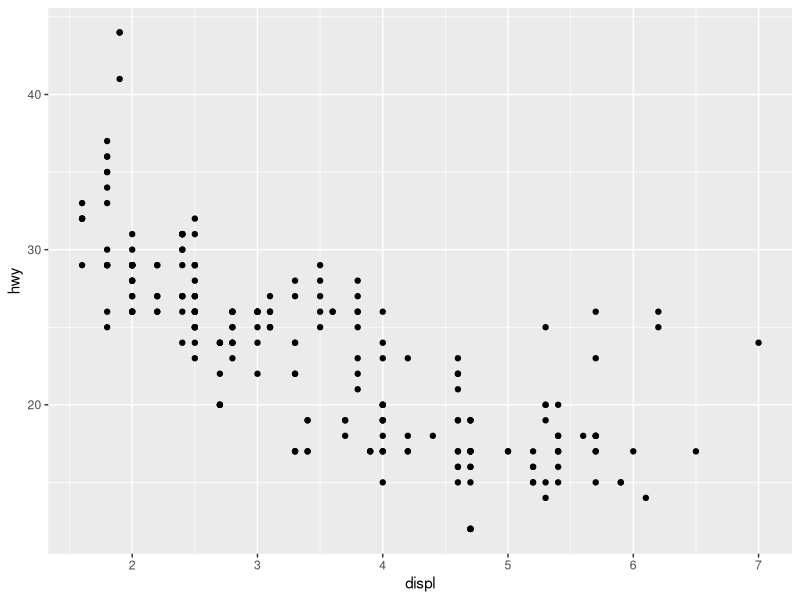
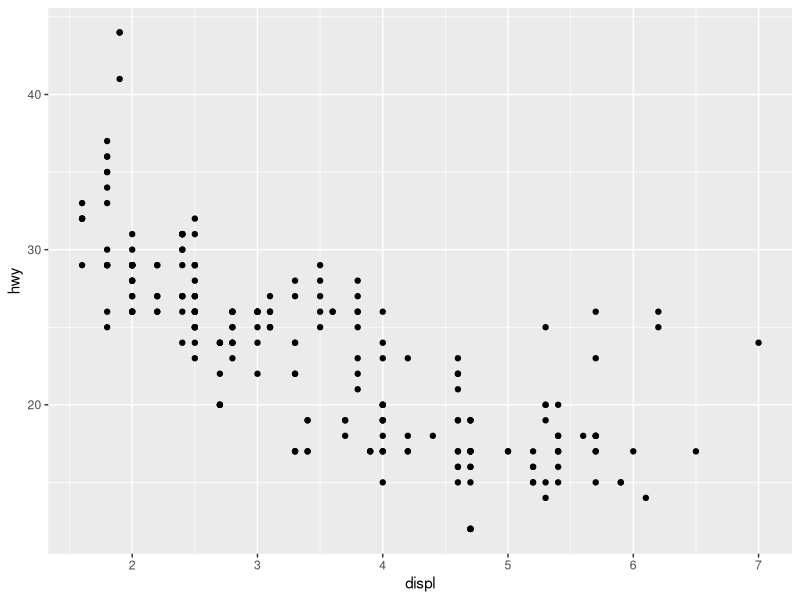
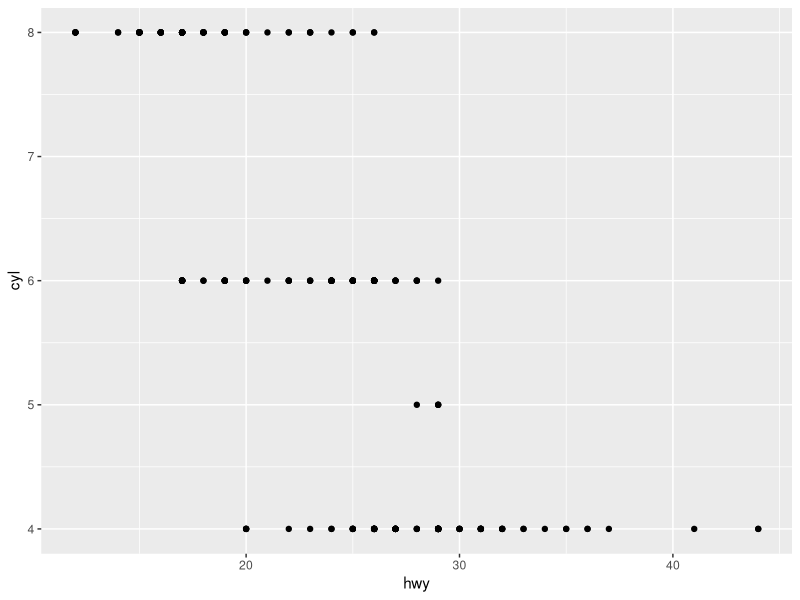
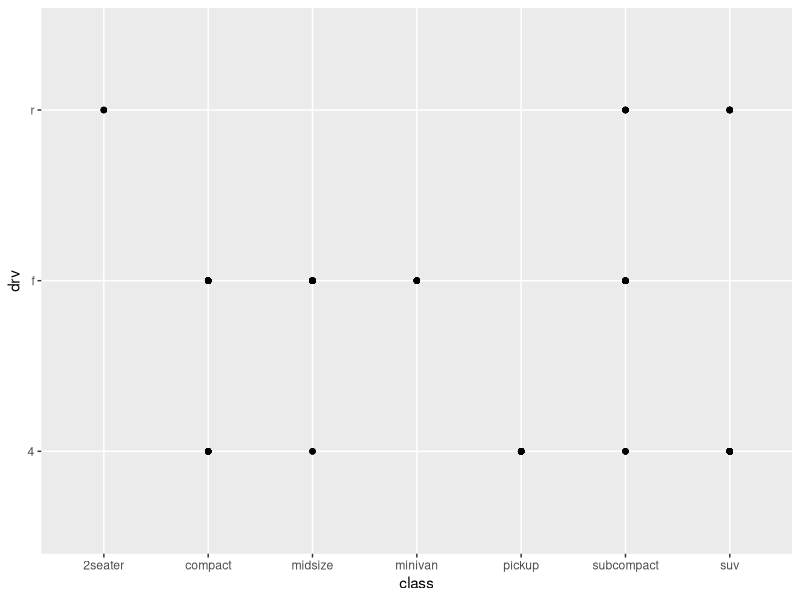
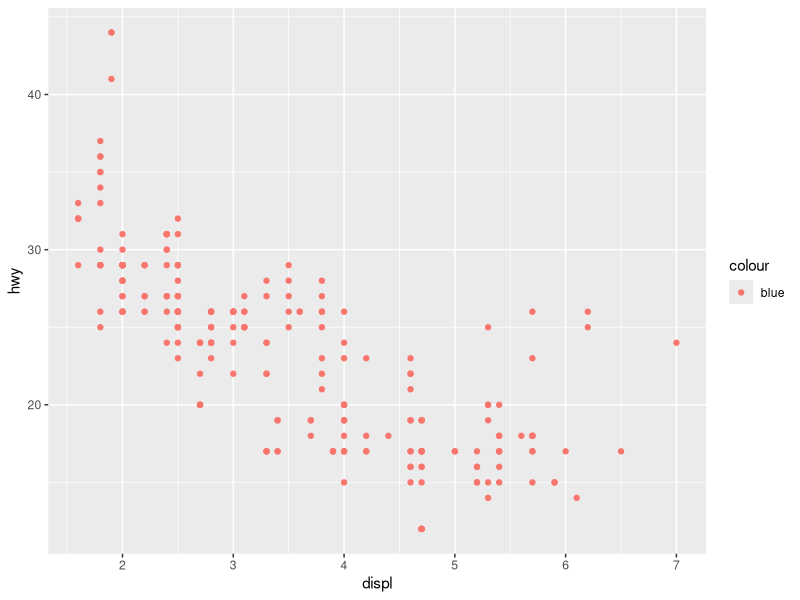
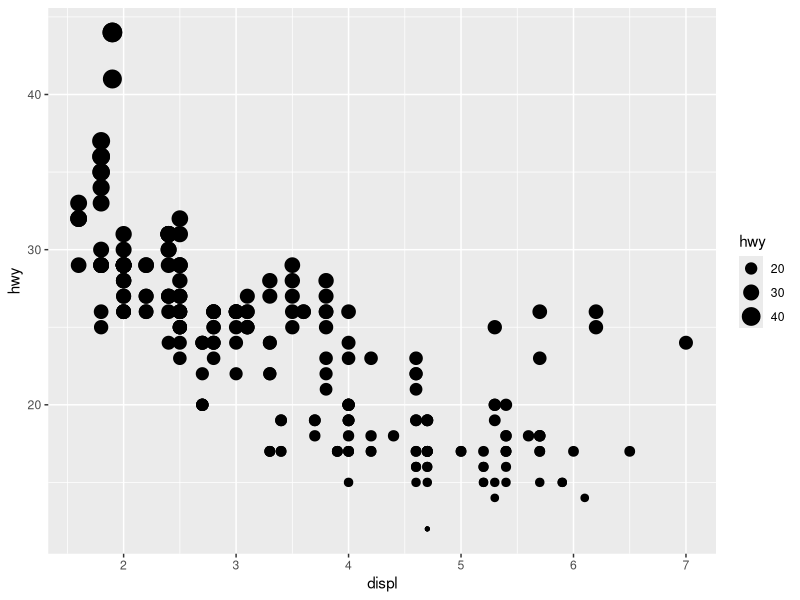
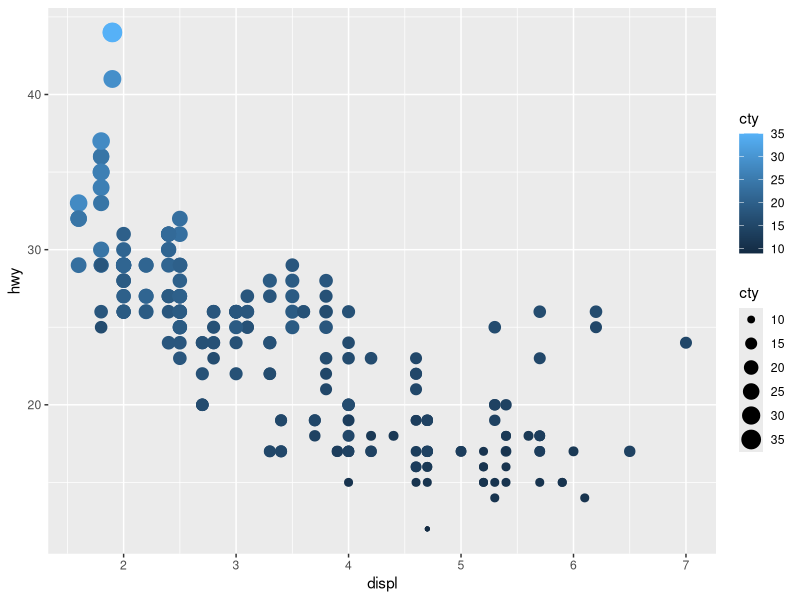

Source code (R) for these figures, in order:
## Chapter 3 - Data Visualization

install.packages("tidyverse") 
## installs ggplot2, tibble, tidyr, readr, purrr, dplyr

library(tidyverse)

mpg ## displ : engize size / hwy : car's fuel efficiency

##ploting displ x hwy

ggplot(data =mpg) +
  geom_point(mapping = aes(x=displ, y=hwy))

ggplot(mpg) +
  geom_point(aes(x=displ, y=hwy))

 dev.off()
 
#Exercise
 ##1
p<-ggplot(mpg)

##2
nrow(mtcars) ## 32
ncol(mtcars) ## 11

#3
?mpg
factor(mpg$drv) #f= front wheel drive, r= rear wheel drive, 4=4wd

##4
p +
  geom_point(aes(x=hwy, y=cyl))

##5
p +
  geom_point(aes(x=class, y=drv))
## non-parametric data, no relationship, unorded data


##----

#Exercise
## 1
p +
  geom_point(aes(x=displ,y=hwy, colour= "blue"))

###Asnwer: No Idea

##2

?mpg
###Answer: Categorical: Model, trans, drv, fl, class / Continuous: year, dipl, cty, hwy

##3 Map a continuous variable to color, size, and shape. How do these aesthetics behave differently for categorical vs. continuous variables?


p +
  geom_point(aes(x=displ, y=hwy, size = hwy))


##Answer:  Color: Show Gradient, Size: Show Gradient, i.e. don't show all values. Shape: Continuous variable can not be mapped to shape.

##4 What happens if you map the same variable to multiple aesthetics?

p +
  geom_point(aes(x=displ, y=hwy, size = cty, color = cty))

##Anwser: Both aes are placed independetly